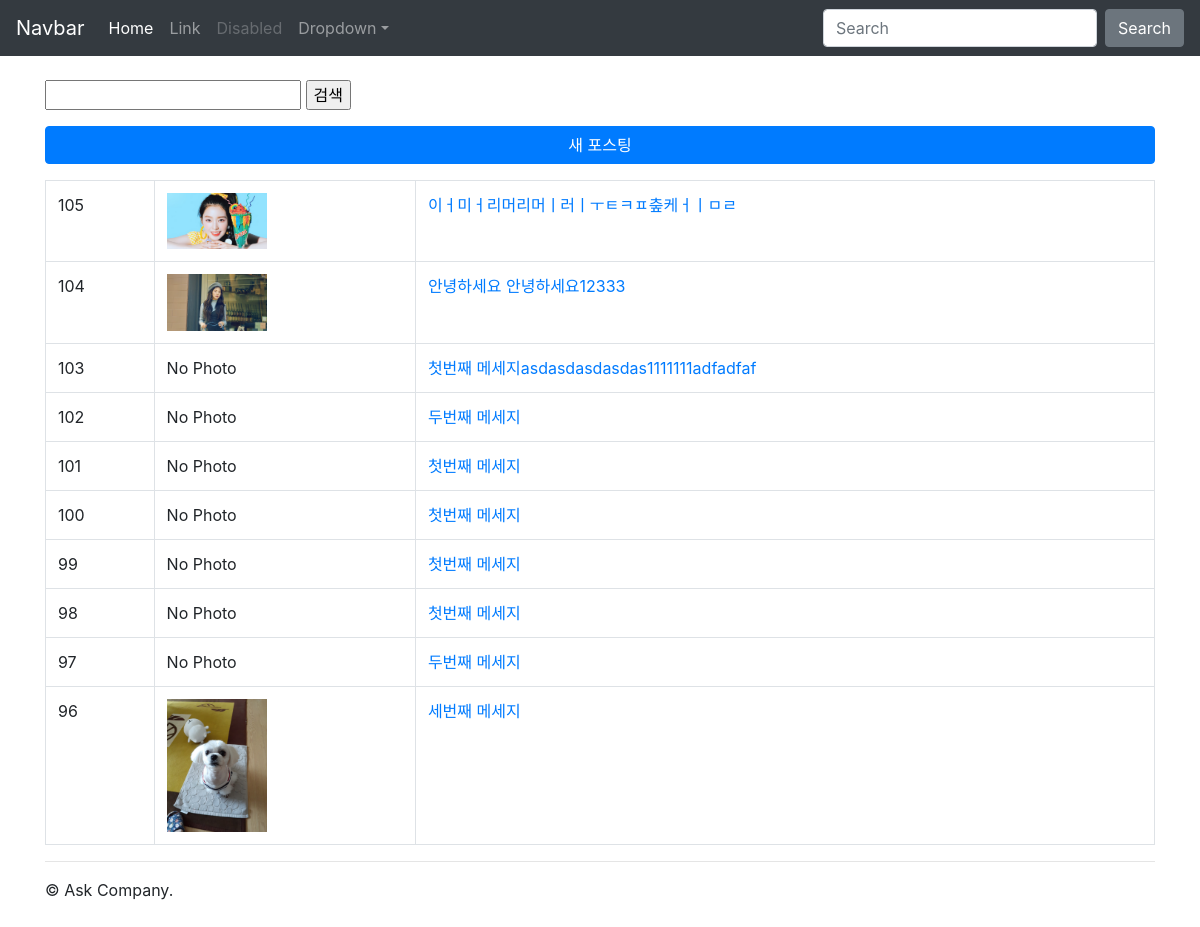
The app's page /instagram/ (signed in), older data.
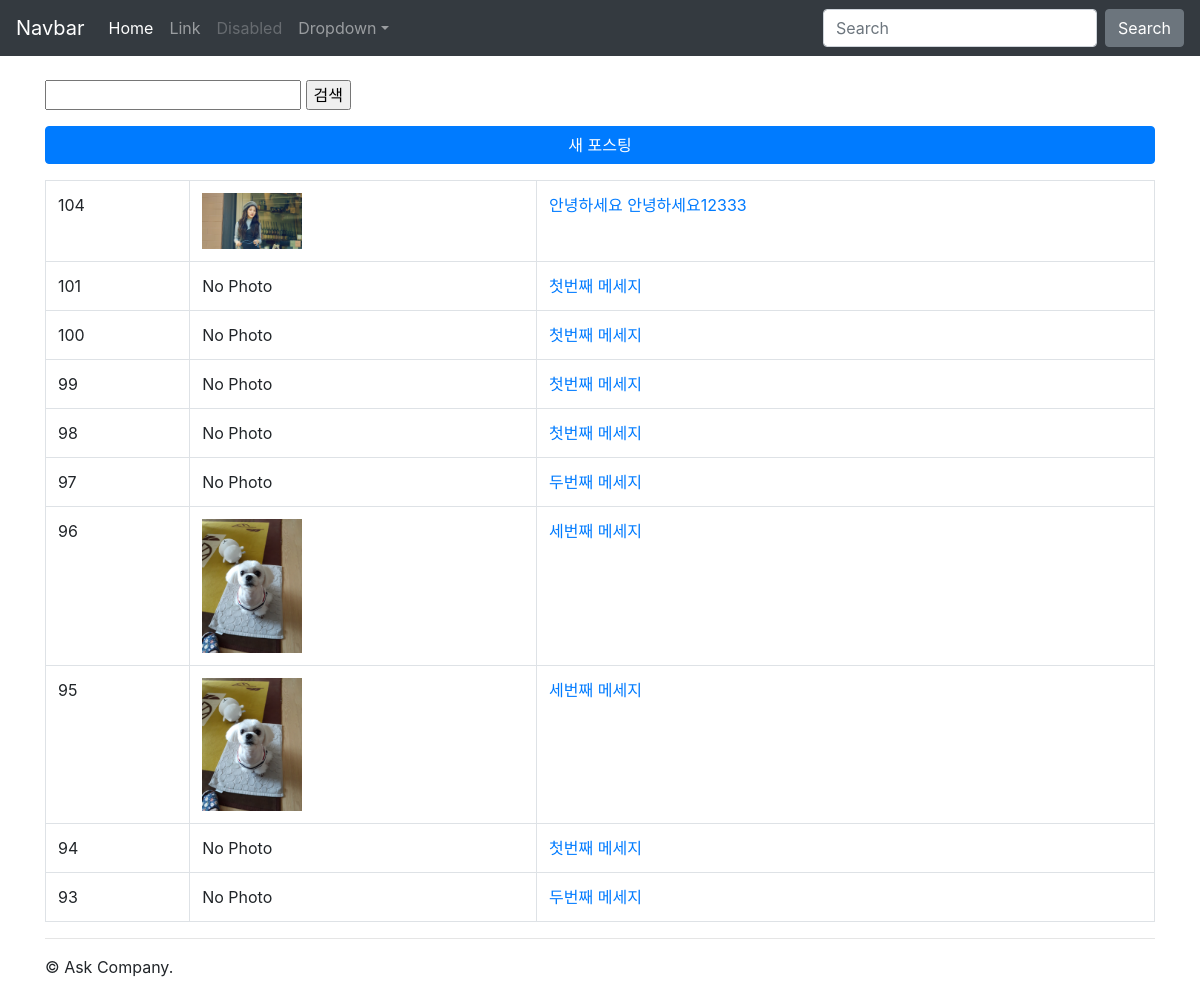
The same page, newer data.
### instagram/models.py (models this page shows, shortened)
class Post(models.Model):
    author = models.ForeignKey(settings.AUTH_USER_MODEL, on_delete=models.CASCADE)
    message = models.TextField(
        validators=[MinLengthValidator(10)]
    )
    photo = models.ImageField(blank=True, upload_to='instagram/post/%Y%m%d')
    tag_set = models.ManyToManyField('Tag', blank=True) #포스팅 할때 Tag가 없는 경우가 있을수 있으니깐
    is_public = models.BooleanField(default=False, verbose_name="공개여부")
    created_at = models.DateTimeField(auto_now_add=True)
    updated_at = models.DateTimeField(auto_now=True)
    def get_absolute_url(self):
        return reverse('instagram:post_detail', args=[self.pk])
    class Meta:
        ordering = ['-id']

### instagram/views.py (the view)
class PostListView(LoginRequiredMixin, ListView):
    model = Post
    paginate_by = 10

### instagram/templates/instagram/post_list.html (shortened to what this page needs)
{% extends "instagram/layout.html" %}
{% load bootstrap4 %}
{% block content %}
    <form action="" method="get">
        <input type="text" name="q" value="{{ q }}"/>
        <input type="submit" value="검색" />
    </form>
    <a href="{% url 'instagram:post_new'%}" class="btn btn-primary btn-block mt-3 mb-3">새 포스팅</a>
    <table class="table table-bordered table-hover">
        <tbody>
            {% for post in post_list %}
                <tr>
                    <td>
                        {{ post.pk }}
                    </td>
                    <td>
                        {% if post.photo %}
                            <img src="{{ post.photo.url }}" style="width: 100px;" />
                        {% else %}
                            No Photo
                        {% endif %}
                    </td>
                    <td>
                        <a href="{{ post.get_absolute_url }}">
                            {{ post.message }}
                        </a>
                    </td>
                </tr>
            {% endfor %}
        </tbody>
    </table>
{% endblock content %}

Row changes from the older to the newer data that the page shows:
removed Post: pk "105", photo (picture), message "이ㅓ미ㅓ리머리머ㅣ러ㅣㅜㅌㅋㅍ춮케ㅓㅣㅁㄹ"
removed Post: pk "103", photo "No Photo", message "첫번째 메세지asdasdasdasdas1111111adfadfaf"
removed Post: pk "102", photo "No Photo", message "두번째 메세지"
now on this page (row unchanged): Post: pk "95", photo (picture), message "세번째 메세지"
now on this page (row unchanged): Post: pk "94", photo "No Photo", message "첫번째 메세지"
now on this page (row unchanged): Post: pk "93", photo "No Photo", message "두번째 메세지"
